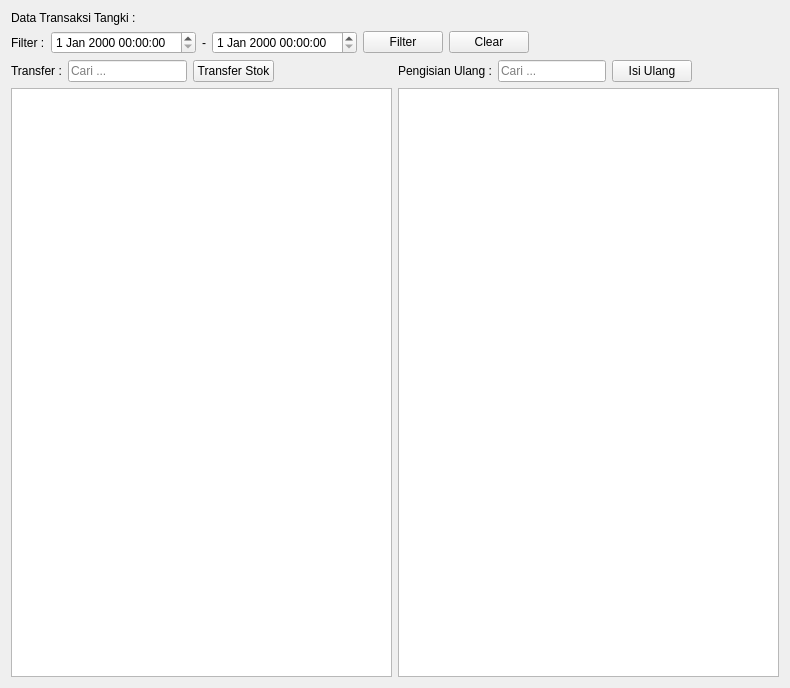
<?xml version="1.0" encoding="UTF-8"?>
<ui version="4.0">
 <class>TangkiTab</class>
 <widget class="QWidget" name="TangkiTab">
  <property name="geometry">
   <rect>
    <x>0</x>
    <y>0</y>
    <width>790</width>
    <height>688</height>
   </rect>
  </property>
  <property name="windowTitle">
   <string>Form</string>
  </property>
  <layout class="QVBoxLayout" name="verticalLayout_3">
   <item>
    <layout class="QVBoxLayout" name="verticalLayout_2">
     <item>
      <layout class="QVBoxLayout" name="verticalLayout_4">
       <item>
        <layout class="QHBoxLayout" name="horizontalLayout_2"/>
       </item>
       <item>
        <widget class="QLabel" name="label_3">
         <property name="text">
          <string>Data Transaksi Tangki :</string>
         </property>
        </widget>
       </item>
       <item>
        <layout class="QHBoxLayout" name="horizontalLayout_3">
         <item>
          <widget class="QLabel" name="label_4">
           <property name="text">
            <string>Filter :</string>
           </property>
          </widget>
         </item>
         <item>
          <widget class="QDateTimeEdit" name="dateFilterEnd"/>
         </item>
         <item>
          <widget class="QLabel" name="label_5">
           <property name="text">
            <string>-</string>
           </property>
           <property name="alignment">
            <set>Qt::AlignmentFlag::AlignCenter</set>
           </property>
          </widget>
         </item>
         <item>
          <widget class="QDateTimeEdit" name="dateFilterStart"/>
         </item>
         <item>
          <widget class="QPushButton" name="btnFilter">
           <property name="text">
            <string>Filter</string>
           </property>
          </widget>
         </item>
         <item>
          <widget class="QPushButton" name="btnClearFilter">
           <property name="text">
            <string>Clear</string>
           </property>
          </widget>
         </item>
         <item>
          <spacer name="horizontalSpacer">
           <property name="orientation">
            <enum>Qt::Orientation::Horizontal</enum>
           </property>
           <property name="sizeHint" stdset="0">
            <size>
             <width>40</width>
             <height>20</height>
            </size>
           </property>
          </spacer>
         </item>
        </layout>
       </item>
      </layout>
     </item>
     <item>
      <layout class="QHBoxLayout" name="horizontalLayout_5">
       <item>
        <layout class="QVBoxLayout" name="verticalLayout_5">
         <item>
          <layout class="QVBoxLayout" name="verticalLayout_6">
           <item>
            <layout class="QHBoxLayout" name="horizontalLayout">
             <item>
              <widget class="QLabel" name="label_2">
               <property name="text">
                <string>Transfer :</string>
               </property>
              </widget>
             </item>
             <item>
              <widget class="QLineEdit" name="editCariTransfer">
               <property name="placeholderText">
                <string>Cari ...</string>
               </property>
              </widget>
             </item>
             <item>
              <widget class="QPushButton" name="btnTransfer">
               <property name="text">
                <string>Transfer Stok</string>
               </property>
              </widget>
             </item>
             <item>
              <spacer name="horizontalSpacer_3">
               <property name="orientation">
                <enum>Qt::Orientation::Horizontal</enum>
               </property>
               <property name="sizeHint" stdset="0">
                <size>
                 <width>40</width>
                 <height>20</height>
                </size>
               </property>
              </spacer>
             </item>
            </layout>
           </item>
          </layout>
         </item>
         <item>
          <widget class="QTableView" name="tableDataTransfer"/>
         </item>
        </layout>
       </item>
       <item>
        <layout class="QVBoxLayout" name="verticalLayout_7">
         <item>
          <layout class="QHBoxLayout" name="horizontalLayout_6">
           <item>
            <widget class="QLabel" name="label_6">
             <property name="text">
              <string>Pengisian Ulang :</string>
             </property>
            </widget>
           </item>
           <item>
            <widget class="QLineEdit" name="editCariIsiUlang">
             <property name="placeholderText">
              <string>Cari ...</string>
             </property>
            </widget>
           </item>
           <item>
            <widget class="QPushButton" name="btnIsiUlang">
             <property name="text">
              <string>Isi Ulang</string>
             </property>
            </widget>
           </item>
           <item>
            <spacer name="horizontalSpacer_4">
             <property name="orientation">
              <enum>Qt::Orientation::Horizontal</enum>
             </property>
             <property name="sizeHint" stdset="0">
              <size>
               <width>40</width>
               <height>20</height>
              </size>
             </property>
            </spacer>
           </item>
          </layout>
         </item>
         <item>
          <widget class="QTableView" name="tableDataIsiUlang"/>
         </item>
        </layout>
       </item>
      </layout>
     </item>
    </layout>
   </item>
  </layout>
 </widget>
 <resources/>
 <connections/>
</ui>
